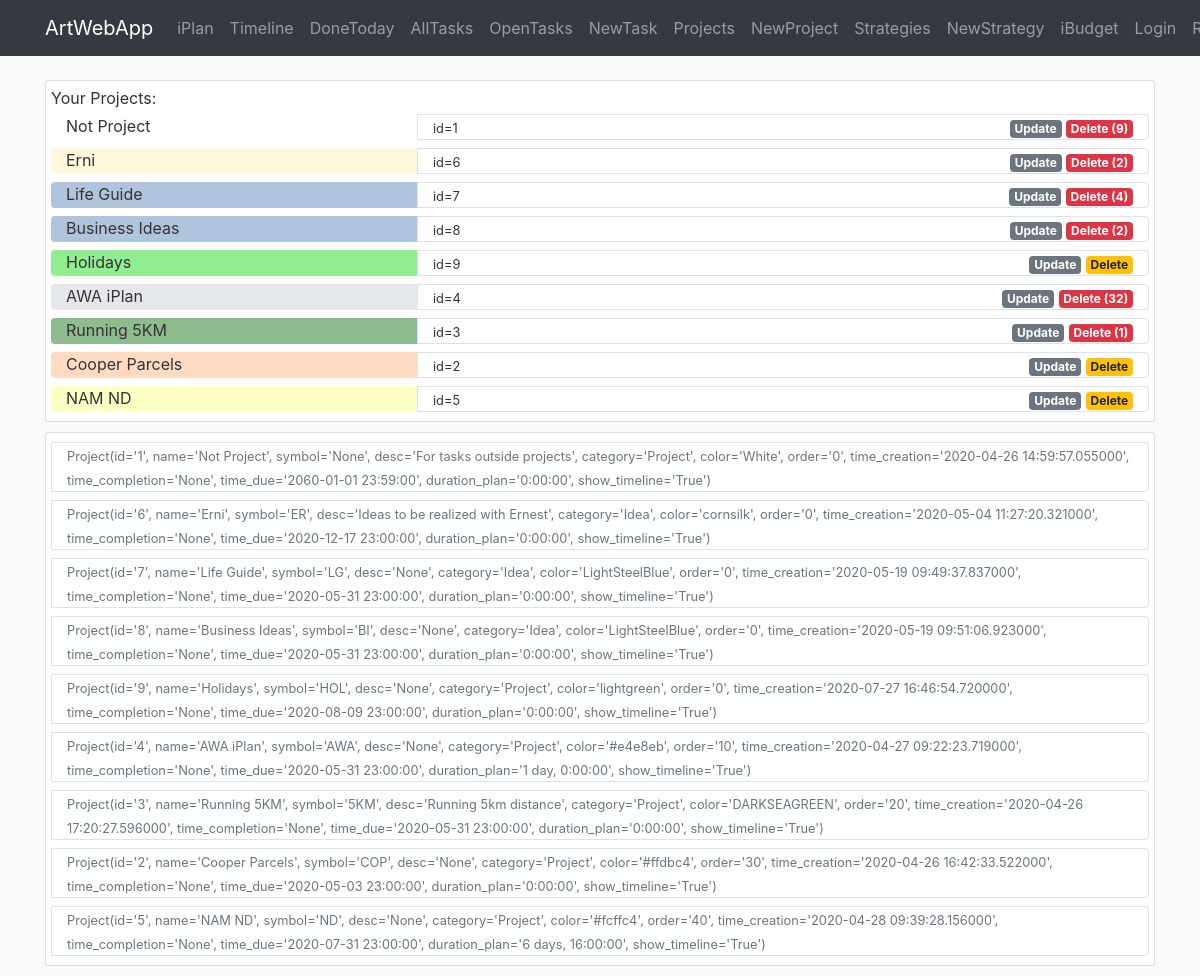
Before: /iplan/project with the older database file.
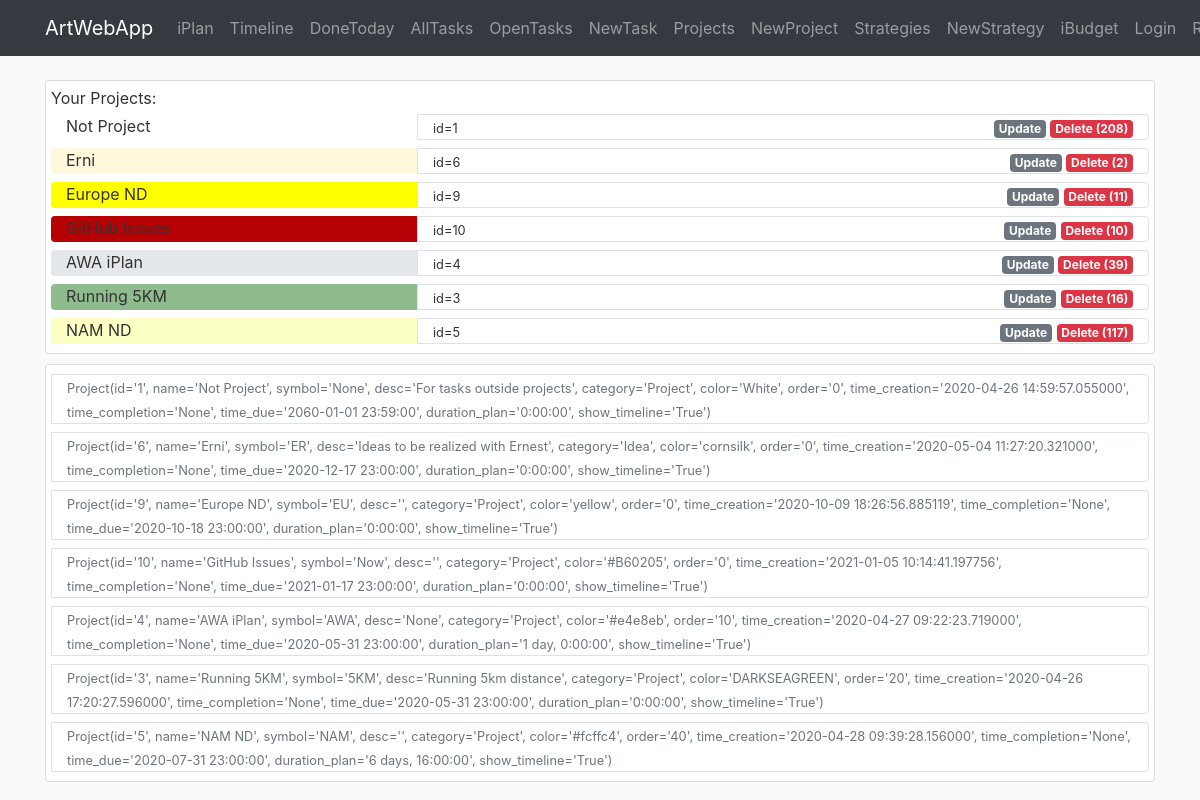
After: the same page with the newer database file.
### awa/iplan/models.py (models this page shows)
class Project(db.Model):
    id = db.Column(db.Integer, primary_key=True)
    name = db.Column(db.String(40), nullable=False)
    symbol = db.Column(db.String(3))
    desc = db.Column(db.Text)
    category = db.Column(db.String(20))
    color = db.Column(db.String(7))
    order = db.Column(db.Integer)
    time_creation = db.Column(db.DateTime, default=datetime.now)
    time_completion = db.Column(db.DateTime)
    time_due = db.Column(db.DateTime)
    duration_plan = db.Column(db.Interval, nullable=False, default=timedelta(0))
    show_timeline = db.Column(db.Boolean, default=True, nullable=False)
    br_task = db.relationship('Task', backref='project')  # todo: lazy=True - test that later
    def __repr__(self):
        return f"Project(id='{self.id}', name='{self.name}', symbol='{self.symbol}', desc='{self.desc}'," \
               f" category='{self.category}', color='{self.color}', order='{self.order}'," \
               f" time_creation='{self.time_creation}', time_completion='{self.time_completion}'," \
               f" time_due='{self.time_due}', duration_plan='{self.duration_plan}'," \
               f" show_timeline='{self.show_timeline}')"

### awa/iplan/routes.py (the view)
@iplan.route('/iplan/project', methods=['GET', 'POST'])
def project():
    projects = Project.query.order_by(Project.order).all()
    count_tasks = {item.id: len(Task.query.filter_by(id_project=item.id).all()) for item in projects}
    return render_template('iplan/project.html', projects=projects, count_tasks=count_tasks)

### awa/templates/iplan/project.html
{% extends "layout.html" %}
{% block content %}
<div class="container">
   <div class="content-section">
       Your Projects:
        {% for item in projects %}
        <div class="row m-0">
            <div class="col-4 rounded-left mt-1 mb-1" style="background-color:{{item.color}}">
                {{item.name}}
            </div>
            <div class="col border rounded-right mt-1 mb-1">
                <div class="row p-0">
                    <div class="col">
                        <small>id={{item.id}}</small>
                    </div>
                    <div class="col-auto ml-auto">
                        <a href="{{url_for('iplan.project_update', id_project=item.id)}}" class="badge badge-secondary">Update</a>
                        {% if count_tasks[item.id] %}
                            <a href="{{url_for('iplan.project_delete', id_project=item.id)}}" class="badge badge-danger">Delete ({{count_tasks[item.id]}})</a>
                        {% else %}
                            <a href="{{url_for('iplan.project_delete', id_project=item.id)}}" class="badge badge-warning">Delete</a>
                        {% endif %}
                    </div>
                </div>
            </div>
        </div>
        {% endfor %}
    </div>
   <div class="content-section">
        {% for item in projects %}
        <div class="row m-0">
            <div class="col border rounded-right mt-1 mb-1">
                <div class="row p-0">
                    <div class="col-auto">
                        <small class="text-muted">{{item}}</small>
                    </div>
                </div>
            </div>
        </div>
        {% endfor %}
    </div>
</div>
{% endblock content %}

### awa/templates/layout.html (shortened to what this page needs)
<!DOCTYPE html>
<html lang="en">
<head>
    <link rel="stylesheet" href="https://stackpath.bootstrapcdn.com/bootstrap/4.4.1/css/bootstrap.min.css">
    <link rel="stylesheet" type="text/css" href="{{ url_for('static', filename='main.css') }}">
</head>
<body>
    <header>
        <nav class="navbar navbar-expand-md navbar-dark bg-dark fixed-top">
            <div class="container">
                <a class="navbar-brand" href="{{ url_for('main.home') }}">ArtWebApp</a>
                <div class="collapse navbar-collapse" id="navbarSupportedContent">
                    <div class="navbar-nav mr-auto">
                        <a class="nav-item nav-link" href="{{ url_for('iplan.home') }}">iPlan</a>
                        <a class="nav-item nav-link" href="{{ url_for('iplan.timeline') }}">Timeline</a>
                        <a class="nav-item nav-link" href="{{ url_for('iplan.task_donetoday') }}">DoneToday</a>
                        <a class="nav-item nav-link" href="{{ url_for('iplan.task') }}">AllTasks</a>
                        <a class="nav-item nav-link" href="{{ url_for('iplan.task_open') }}">OpenTasks</a>
                        <a class="nav-item nav-link" href="{{ url_for('iplan.task_create', timeline_category='This Week') }}">NewTask</a>
                        <a class="nav-item nav-link" href="{{ url_for('iplan.project') }}">Projects</a>
                        <a class="nav-item nav-link" href="{{ url_for('iplan.project_create') }}">NewProject</a>
                        <a class="nav-item nav-link" href="{{ url_for('iplan.strategy') }}">Strategies</a>
                        <a class="nav-item nav-link" href="{{ url_for('iplan.strategy_create') }}">NewStrategy</a>
                    </div>
                    <div class="navbar-nav">
                        <a class="nav-item nav-link" href="{{ url_for('ibudget.home')}}">iBudget</a>
                        <a class="nav-item nav-link" href="#">Login</a>
                        <a class="nav-item nav-link" href="#">Register</a>
                    </div>
                </div>
            </div>
        </nav>
    </header>
    <main role="main">
            {% block content %}{% endblock %}
    </main>
</body>
</html>

### awa/static/main.css (style rules this page uses)
body { background: #fafafa; color: #333333; margin-top: 5rem; }
.content-section { background: #ffffff; padding: 5px 5px; border: 1px solid #dddddd; border-radius: 3px; margin-bottom: 10px; }

Changed rows visible on the page:
removed Project: name "Life Guide", id "7", count_tasks "4", id+name+symbol "Project(id='7', name='Life Guide', symbol='LG', desc='None', category='Idea', color='LightSteelBlue', order='0', time_creation='2020-05-19 09:49:37.837000', time_completion='None', time_due='2020-05-31 23:00:00', duration_plan='0:00:00', show_timeline='True')"
removed Project: name "Business Ideas", id "8", count_tasks "2", id+name+symbol "Project(id='8', name='Business Ideas', symbol='BI', desc='None', category='Idea', color='LightSteelBlue', order='0', time_creation='2020-05-19 09:51:06.923000', time_completion='None', time_due='2020-05-31 23:00:00', duration_plan='0:00:00', show_timeline='True')"
removed Project: name "Cooper Parcels", id "2", id+name+symbol "Project(id='2', name='Cooper Parcels', symbol='COP', desc='None', category='Project', color='#ffdbc4', order='30', time_creation='2020-04-26 16:42:33.522000', time_completion='None', time_due='2020-05-03 23:00:00', duration_plan='0:00:00', show_timeline='True')"
computed for Project "Not Project": count_tasks "9" → "208"
changed Project id 9: color "lightgreen" → "yellow" (drawn); name "Holidays" → "Europe ND"; count_tasks (not shown) → "11"; id+name+symbol "Project(id='9', name='Holidays', symbol='HOL', desc='None', category='Project', color='lightgreen', order='0', time_creation='2020-07-27 16:46:54.720000', time_completion='None', time_due='2020-08-09 23:00:00', duration_plan='0:00:00', show_timeline='True')" → "Project(id='9', name='Europe ND', symbol='EU', desc='', category='Project', color='yellow', order='0', time_creation='2020-10-09 18:26:56.885119', time_completion='None', time_due='2020-10-18 23:00:00', duration_plan='0:00:00', show_timeline='True')"; text "Delete" → "Delete ( )"
added Project: id "10", id+name+symbol "Project(id='10', name='GitHub Issues', symbol='Now', desc='', category='Project', color='#B60205', order='0', time_creation='2021-01-05 10:14:41.197756', time_completion='None', time_due='2021-01-17 23:00:00', duration_plan='0:00:00', show_timeline='True')"
computed for Project "AWA iPlan": count_tasks "32" → "39"
computed for Project "Running 5KM": show_timeline "1" → "16"
changed Project "NAM ND": count_tasks (not shown) → "117"; id+name+symbol "Project(id='5', name='NAM ND', symbol='ND', desc='None', category='Project', color='#fcffc4', order='40', time_creation='2020-04-28…" → "Project(id='5', name='NAM ND', symbol='NAM', desc='', category='Project', color='#fcffc4', order='40', time_creation='2020-04-28…"; text "Delete" → "Delete ( )"
